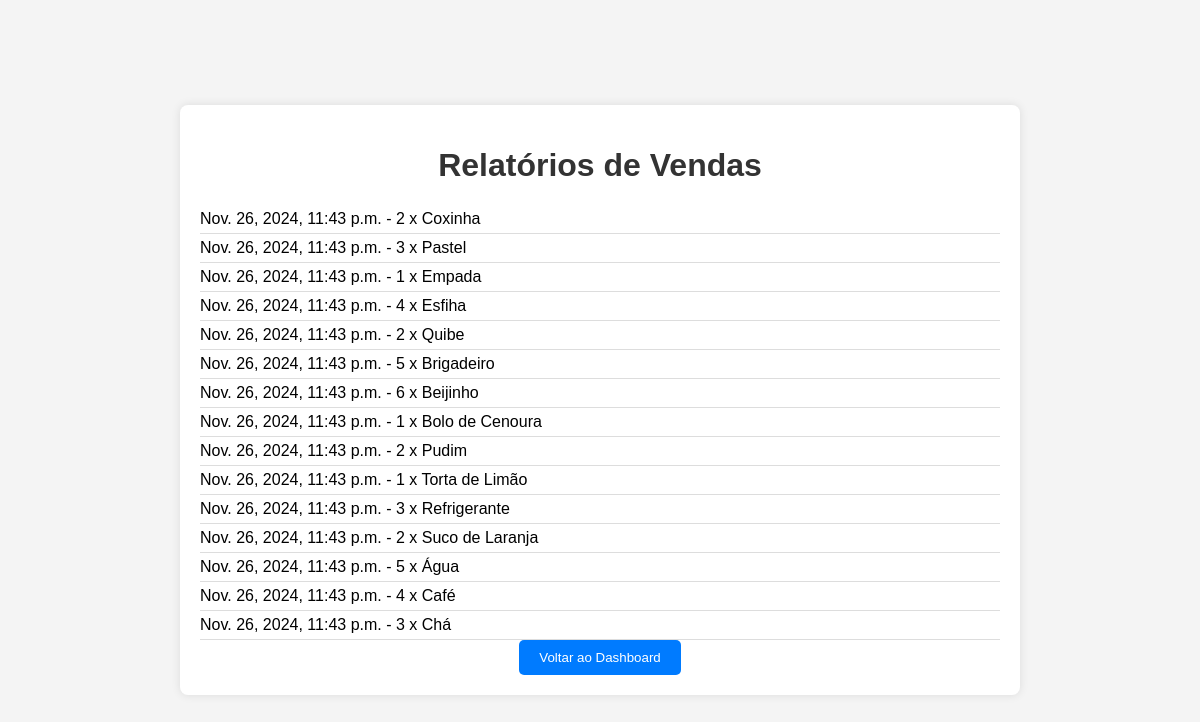
Screenshot of /neides/reports/ (signed in) with the database file from the repository.
### neides/models.py (models this page shows, shortened)
class Sale(models.Model):
    item = models.ForeignKey(Item, on_delete=models.CASCADE)
    quantity = models.IntegerField()
    date = models.DateTimeField(auto_now_add=True)

class Item(models.Model):
    CATEGORY_CHOICES = [
        ('salgado', 'Salgado'),
        ('doce', 'Doce'),
        ('bebida', 'Bebida'),
    ]
    name = models.CharField(max_length=100)
    price = models.DecimalField(max_digits=10, decimal_places=2)
    stock = models.IntegerField()
    category = models.CharField(max_length=10, choices=CATEGORY_CHOICES)
    discount_strategy = None

### neides/views.py (the view)
# urls.py: path('reports/', views.reports, name='reports'),
@login_required
def reports(request):
    sales = Sale.objects.all()
    return render(request, 'neides/reports.html', {'sales': sales})

### neides/templates/neides/reports.html (shortened to what this page needs)
{% extends 'neides/base.html' %}
{% block content %}
<h1>Relatórios de Vendas</h1>
<ul>
    {% for sale in sales %}
        <li>{{ sale.date }} - {{ sale.quantity }} x {{ sale.item.name }}</li>
    {% endfor %}
</ul>
<a href="{% url 'admin_dashboard' %}"><button>Voltar ao Dashboard</button></a>
{% endblock %}

### neides/static/neides/css/styles.css (style rules this page uses)
body { font-family: Arial, sans-serif; background-color: #f4f4f4; margin: 0; padding: 0; display: flex; justify-content: center; align-items: center; height: 100vh; }
h1, h2, h3 { color: #333; }
ul { list-style-type: none; padding: 0; margin: 0; }
li { padding: 5px 0; border-bottom: 1px solid #ddd; display: flex; justify-content: space-between; align-items: center; }
a { color: #007bff; text-decoration: none; }
button { background-color: #007bff; color: #fff; border: none; padding: 10px 20px; border-radius: 5px; cursor: pointer; }

### rows the page displays
Sale: date "Nov. 26, 2024, 11:43 p.m.", quantity "2", item.name "Coxinha"
Sale: date "Nov. 26, 2024, 11:43 p.m.", quantity "3", item.name "Pastel"
Sale: date "Nov. 26, 2024, 11:43 p.m.", quantity "1", item.name "Empada"
Sale: date "Nov. 26, 2024, 11:43 p.m.", quantity "4", item.name "Esfiha"
Sale: date "Nov. 26, 2024, 11:43 p.m.", quantity "2", item.name "Quibe"
Sale: date "Nov. 26, 2024, 11:43 p.m.", quantity "5", item.name "Brigadeiro"
Sale: date "Nov. 26, 2024, 11:43 p.m.", quantity "6", item.name "Beijinho"
Sale: date "Nov. 26, 2024, 11:43 p.m.", quantity "1", item.name "Bolo de Cenoura"
Sale: date "Nov. 26, 2024, 11:43 p.m.", quantity "2", item.name "Pudim"
Sale: date "Nov. 26, 2024, 11:43 p.m.", quantity "1", item.name "Torta de Limão"
Sale: date "Nov. 26, 2024, 11:43 p.m.", quantity "3", item.name "Refrigerante"
Sale: date "Nov. 26, 2024, 11:43 p.m.", quantity "2", item.name "Suco de Laranja"
Sale: date "Nov. 26, 2024, 11:43 p.m.", quantity "5", item.name "Água"
Sale: date "Nov. 26, 2024, 11:43 p.m.", quantity "4", item.name "Café"
Sale: date "Nov. 26, 2024, 11:43 p.m.", quantity "3", item.name "Chá"
